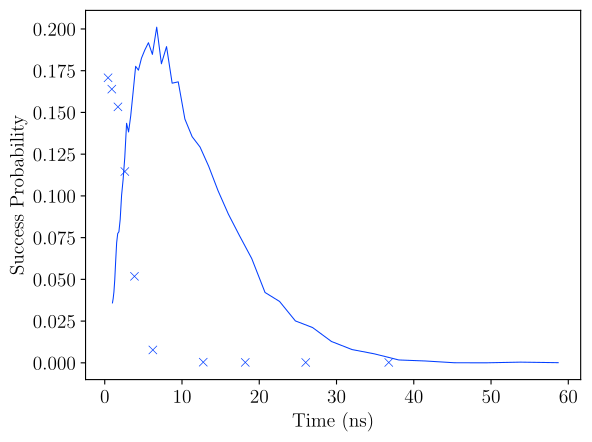

Source code (Python):
import numpy as np
import scipy
import itertools
from matplotlib import pyplot as plt
import csv
import re
import qutip as qt
import seaborn as sns

sns.set_palette("bright")
plt.rc('text', usetex=True)
plt.rc('font', family='serif')
plt.rcParams['font.size'] = 14
plt.rcParams.update({'errorbar.capsize': 1.5, 'lines.markeredgewidth': 0.5})


def lookups():
    #We need functions that let us map a ratio of H_P and H_G to a point in the annealing schedule
    #For reference, we will use D-Wave's Fast Annealing schedule on Advantage2 1.6
    s, A, B = [], [], []
    with open('../data/DWave/Advantage2_1_6.csv') as f:
        for row in csv.reader(f):
            if row[0] == 's':
                continue
            s.append(float(row[0]))
            A.append(float(row[1]))
            B.append(float(row[2]))

    # Trim to where A reaches zero
    if 0 in A:
        stop = A.index(0) + 1
    else:
        stop = len(A)
    s, A, B = [np.array(x[:stop]) for x in (s, A, B)]

    gamma = A / B
    gs = scipy.interpolate.CubicSpline(gamma[::-1], s[::-1])
    sa = scipy.interpolate.CubicSpline(s, A)
    sb = scipy.interpolate.CubicSpline(s, B)
    return gs, sa, sb

gs, sa, sb = lookups()

# Define time-dependent coefficients A(t) and B(t)
# Linear schedule for now

def A(t, args):
    return float(sa(t / args['T']))

def B(t, args):
    return float(sb(t / args['T']))

def parse_results_file(filepath):
    #Parse walks.txt into dict: data[(m, problem_num)] = {times, gammas, success_prob}.
    with open(filepath) as f:
        lines = [line.strip() for line in f if line.strip()]

    header_re = re.compile(r"Running program with .*m=(\d+),.*start_point=(\d+)")
    data = {}
    i = 0

    while i < len(lines):
        match = header_re.match(lines[i])
        if not match:
            i += 1
            continue

        m = int(match.group(1))
        start = int(match.group(2))
        i += 1

        for problem_num in [start, start + 1]:
            times, gammas = [], []
            for _ in range(m):
                t, g = map(float, lines[i].split())
                times.append(t)
                gammas.append(g)
                i += 1
            data[(m, problem_num)] = {
                "times": times,
                "gammas": gammas,
                "success_prob": float(lines[i])
            }
            i += 1

    return data

def grid(n):
    #Construct adjacency matrix for a grid of dimension n
    #It does this by reproducing a pattern that occurs down the diagonals

    #For dimension n, there are n diagonals with nonzero elements
    #These are the 2**i'th off-diagonals for every integer i up to n
    #The pattern is then that for the j'th diagonal, there are j -1's followed by j 0's
    #This repeats until the end of the diagonal
    N = 2**n
    diags = []
    offset = []
    for i in range(0,n):
        diags.append(-(np.indices([N - i - 1], dtype=np.int32) + 2**i & 2**i) // 2**i)
        offset.append(2**i)
    A = scipy.sparse.diags(diags,offsets = offset,format = 'csr', shape = (N, N), dtype = np.float32)
    A += A.T
    return A

def all_states(n):
    #Generates all possible states for a system of n spins.
    #Returns a 2D array of shape (2**n, n), where each row represents a different state.
    lists = []
    for i in range(n):
        lists.append([1,-1])
    return np.fromiter(itertools.chain.from_iterable(itertools.product(*lists)),int).reshape(-1,n)

def anneal_time(T):
    #We want a way to calculate the wall clock annealing time from the arbitrary units used above
    #Output is in seconds
    
    #We'll use a linear anneal schedule
    points = 1000

    #We just use the midpoint rule
    times = T*np.linspace(1/points/2, 1 - 1/points/2,points)
    
    dt = times[1] - times[0]

    #We want to evolve under H = A*H_G + B*H_P for some time dt
    #We calculate the ratio A/B and look up the real A and B values we're using
    #A and B have been scaled to real_A and real_B by multiplying by real_A/A
    #We need to scale up dt by A/real_A, remembering that real_A is in GHz
    
    gs, sa, sb = lookups()
    
    total_time = 0
    args = {'T':T}

    #Linear Anneal
    
    for t in times:
        gamma = A(t, args)/B(t, args)
        s = gs(gamma)
        real_A = sa(s)
    
        total_time += A(t,args) / real_A * 10**-9 * dt


    return total_time

def walk_time(m, problem, walk_data):
    #Wall clock time and success probability for a quantum walk run
    d = walk_data[(m, problem)]
    total = sum(
        g / sa(gs(g)) * 1e-9 * dt
        for dt, g in zip(d['times'], d['gammas'])
    )
    # Factor of 1.5 since we sample uniformly from [t_s, 2*t_s]
    return 1.5 * total, d['success_prob']

def run_annealing(n, problem_num, walk_data, m_values):
    #Simulate quantum annealing and compare to walk results for one problem.
    N = 2**n
    H_G = grid(n)
    states = all_states(n).T

    entries = np.fromfile(f"../data/Adam/SK_{n}n")
    stride = (n * (n + 1)) // 2

    # Load the specific problem
    index = problem_num * stride
    J = np.zeros((n, n))
    h = np.zeros(n)
    k = 0
    for i in range(n):
        h[i] = entries[index + n*(n-1)//2 + i]
        for j in range(i):
            J[i, j] = entries[index + k]
            k += 1

    # Normalise J
    J = np.tril(J + J.T)
    scale = np.max([np.max(np.abs(J)), np.max(np.abs(h)) / 4])
    J /= scale
    h /= scale

    H_P_diag = np.sum(states * (J @ states), axis=0) + np.sum(states * h[:, None], axis=0)
    arg = np.argmin(H_P_diag)

    # Collect walk comparison points
    walk_times, walk_probs = [], []
    for m in m_values:
        if (m, problem_num) in walk_data:
            t, p = walk_time(m, problem_num, walk_data)
            walk_times.append(1e9 * t)
            walk_probs.append(p)

    # Set up QuTiP operators
    H_P_qt = qt.Qobj(scipy.sparse.diags(H_P_diag))
    H_G_qt = qt.Qobj(H_G)
    H = [[H_G_qt, A], [H_P_qt, B]]

    E0 = qt.Qobj(np.eye(N)[[arg]])
    psi0 = qt.Qobj(np.ones(N) / N**0.5)

    anneal_x, anneal_y = [], []
    for T in [2**(a/8) for a in range(48)]:
        args = {'T': T}
        t_list = np.linspace(0, T, 2 + int(T)//3)
        result = qt.sesolve(H, psi0, t_list, args=args)
        prob = qt.expect(E0.dag() * E0, [result.states[-1]])[0]
        anneal_x.append(anneal_time(T) * 1e9)
        anneal_y.append(float(prob))
        print(f"Problem {problem_num}, T={T:.2f}: real time={anneal_time(T):.3e}s, p={prob:.4f}")

    plt.figure()
    plt.plot(anneal_x, anneal_y, label='Quantum Anneal', lw=0.75)
    plt.scatter(walk_times, walk_probs, marker='x', lw=0.5, label='Multi-stage Quantum Walks')
    plt.xlabel('Time (ns)')
    plt.ylabel('Success Probability')
    plt.savefig(f'anneal_{problem_num}.pdf', bbox_inches='tight')
    plt.show()


walk_data = parse_results_file("walks.txt")
m_values = [1, 2, 5, 10, 20, 50, 200, 400, 800, 1600]

for problem in [1780, 1781]:
    run_annealing(8, problem, walk_data, m_values)
